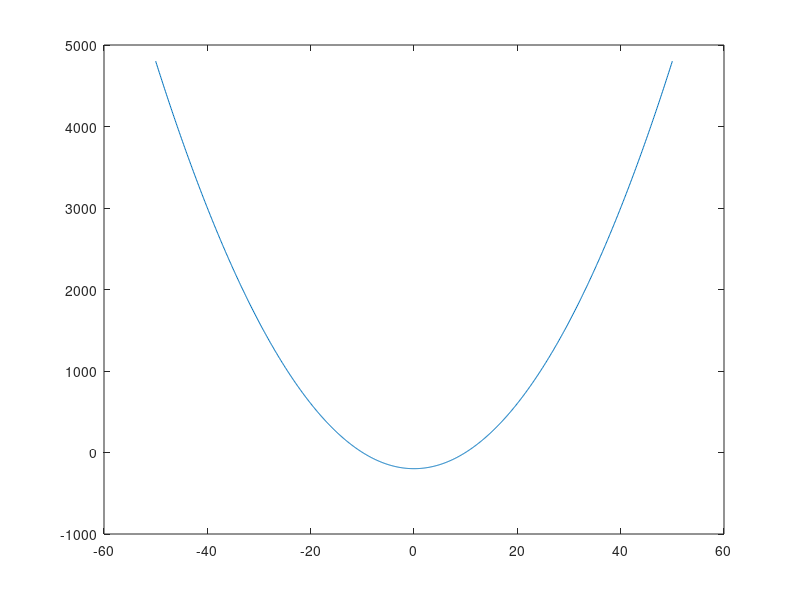

Source code (MATLAB):
% Title               :Funcion real de variable real 
% Description         :script de funcion real y su representacion grafica 
% Author              :Francelly Desiree Colon Sandoval 
% Date                :20211028    
% Version             :1
% Usage               :octave> /path/EjercicioSiete

clear
x = -50:0.1:50;
fx= ((2 * (x.^2)) + (3 * x) / (x.^2) + (4 * x) (+5))
plot (x, fx);

